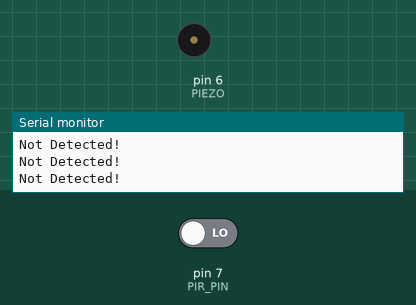
This sketch was run on a simulated Arduino Uno, built with avr-gcc and run on an emulated ATmega328P. Parts: buzzer (waves = sounding), the last lines printed to the serial monitor. The test bench sets the inputs (shaded band); at power-on: pin 7 (PIR_PIN) LOW.

Above: at 2.8 s.
2.9 s: pin 7 (PIR_PIN) driven HIGH
At 6.2 s:
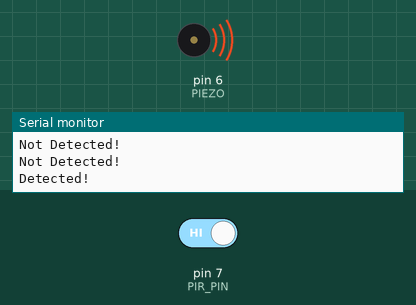
7.0 s: pin 7 (PIR_PIN) driven LOW
At 7.6 s:
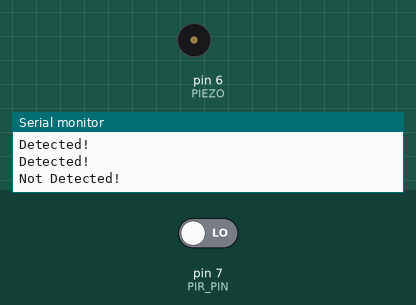
Timing chart, 0 to 10.0 s (numbered marks = the images above; inputs shaded):
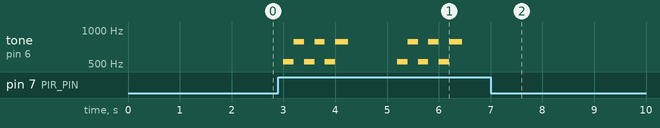

The sketch:

example_1122_Lab2_Intrusion_alarm.ino
```cpp
/*
 * 201901723
 * 최가은
 * 2022.11.22.(화)
 *
*/

#define PIR_PIN 7
#define PIEZO 6

void setup() {
  pinMode(PIR_PIN, INPUT);
  pinMode(PIEZO, OUTPUT);
  Serial.begin(9600);
}

void loop() {
  int value = digitalRead(PIR_PIN);
  if(value == HIGH){
    for(int i = 0 ; i < 3 ; i++){
      tone(PIEZO, 523, 250);
      delay(200);
      tone(PIEZO, 783, 250);
      delay(200);
    }
    Serial.println("Detected!");
  } else {
    Serial.println("Not Detected!");
  }
  delay(1000);
}
```

Measured:
- after the input at 2.9 s, tone on pin 6 (PIEZO): plays 523 Hz for 0.20 s, 783 Hz for 0.20 s, 523 Hz for 0.20 s, 783 Hz for 0.20 s, 523 Hz for 0.20 s, 783 Hz for 0.25 s … (12 notes in this stretch), starting after 0.10 s
- after the input at 7.0 s, tone on pin 6 (PIEZO): stops changing and stays silent
